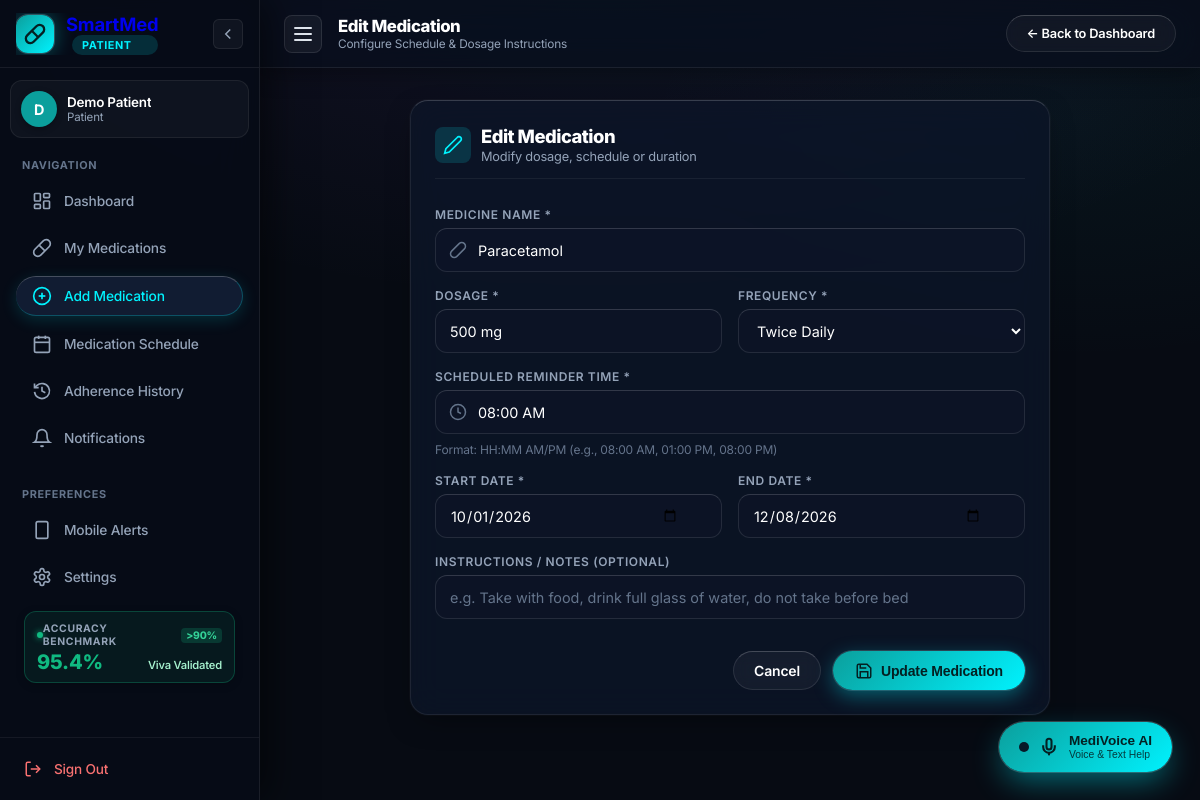
The page /medications/edit/1 (signed in) on the database as committed earlier.
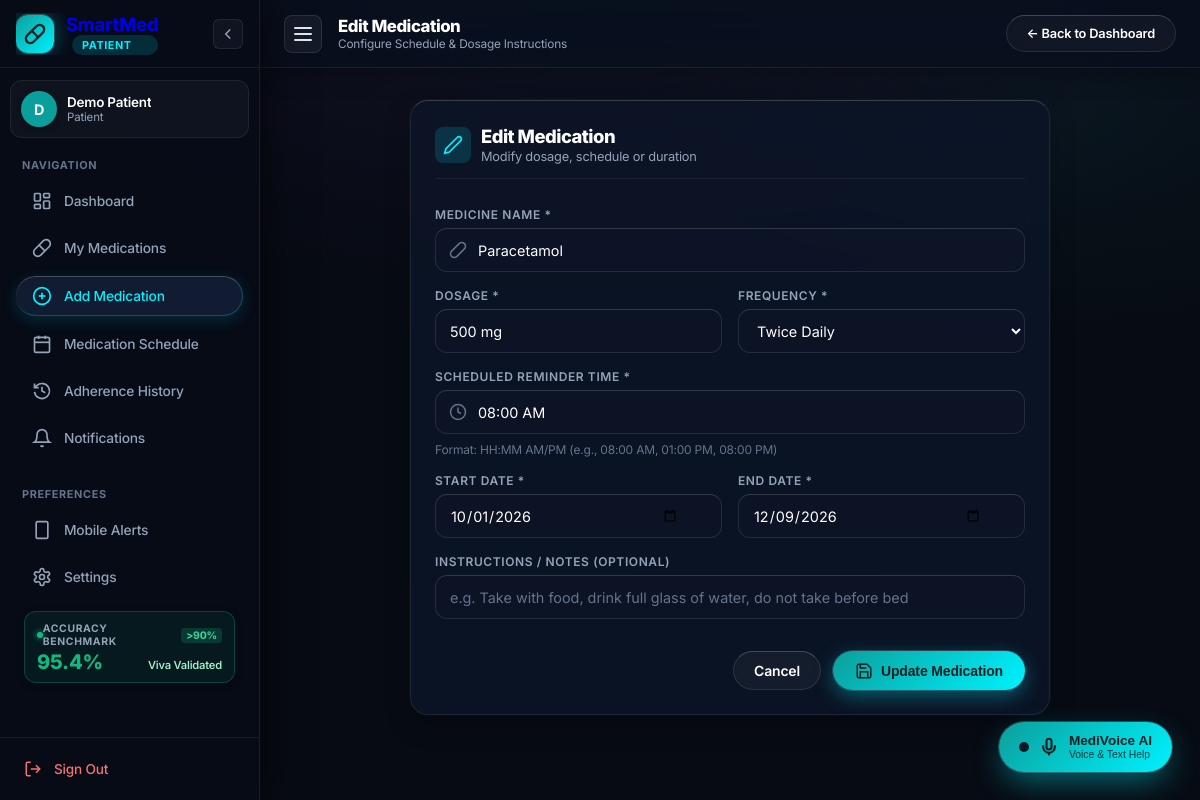
The same page on the database as committed later.
### tables this page shows
CREATE TABLE medications (
            id INTEGER PRIMARY KEY AUTOINCREMENT,
            patient_id INTEGER NOT NULL,
            medicine_name TEXT NOT NULL,
            dosage TEXT NOT NULL,
            frequency TEXT NOT NULL,
            scheduled_time TEXT NOT NULL,
            start_date TEXT NOT NULL,
            end_date TEXT NOT NULL, instructions TEXT DEFAULT '',
            FOREIGN KEY (patient_id) REFERENCES users(id) ON DELETE CASCADE
        );

### app.py (the view, shortened to what this page needs)
@app.route("/medications/edit/<int:med_id>", methods=["GET", "POST"])
def edit_medication(med_id):
    if "user_id" not in session:
        return redirect(url_for("login"))
    patient_id = session["user_id"]
    conn = get_db()
    cursor = conn.cursor()
    cursor.execute("SELECT * FROM medications WHERE id = ? AND patient_id = ?", (med_id, patient_id))
    medication = cursor.fetchone()
    if not medication:
        conn.close()
        flash("Medication not found or unauthorized.", "error")
        return redirect(url_for("patient_dashboard"))
    conn.close()
    return render_template("add_medicine.html", medication=medication, is_edit=True)

### app.py (called while the page is built)
def get_db():
    conn = sqlite3.connect(DATABASE_PATH)
    conn.row_factory = sqlite3.Row
    return conn

    def __call__(self, environ, start_response):
        path_info = environ.get('PATH_INFO', '')
        if path_info.startswith('/api/index'):
            subpath = path_info[len('/api/index'):]
            if not subpath or subpath == '/':
                environ['PATH_INFO'] = '/'
            else:
                environ['PATH_INFO'] = subpath if subpath.startswith('/') else ('/' + subpath)
        return self.wsgi_app(environ, start_response)

### templates/add_medicine.html (shortened to what the changed rows need)
<!DOCTYPE html>
<html lang="en">
<head>
  <link rel="stylesheet" href="{{ url_for('static', filename='css/style.css') }}">
</head>
<body class="app-layout">
  {% set active_page = 'add_medication' %}
  <div class="app-main-wrapper">
    <header class="app-topbar">
      <div class="topbar-left">
        <div class="topbar-page-info">
          <h2 class="topbar-title">{{ 'Edit Medication' if is_edit else 'Add New Prescription' }}</h2>
        </div>
      </div>
    </header>
    <main class="main-content">
    <div class="form-card section-card">
      <div class="section-header">
        <div class="section-title-box">
          <div>
            <h2 class="section-title">{{ 'Edit Medication' if is_edit else 'Add New Medication' }}</h2>
          </div>
        </div>
      </div>
      <form action="{{ url_for('edit_medication', med_id=medication.id) if is_edit else url_for('add_medication') }}" method="POST" class="auth-form" style="margin-top:10px;">
        <div class="form-group">
          <div class="input-container">
            <svg class="input-icon-left" viewBox="0 0 24 24" fill="none" stroke="currentColor" stroke-width="2">
              <path d="m10.5 20.5 10-10a4.95 4.95 0 1 0-7-7l-10 10a4.95 4.95 0 1 0 7 7Z"/>
            </svg>
            <input type="text" id="medicine_name" name="medicine_name" class="auth-input" placeholder="e.g. Paracetamol, Amoxicillin, Metformin"
                   value="{{ medication.medicine_name if medication else (form_data.medicine_name if form_data else '') }}" required>
          </div>
        </div>
        <div class="form-grid-2">
          <div class="form-group">
            <div class="input-container">
              <input type="text" id="dosage" name="dosage" class="auth-input no-left-icon" placeholder="e.g. 500 mg, 1 Tablet, 10 ml"
                     value="{{ medication.dosage if medication else (form_data.dosage if form_data else '') }}" required>
            </div>
          </div>
          <div class="form-group">
            <div class="input-container">
              <select id="frequency" name="frequency" class="auth-input no-left-icon" style="background:var(--input-bg); color:var(--text-main);" required>
                {% set curr_freq = medication.frequency if medication else (form_data.frequency if form_data else 'Once Daily') %}
                <option value="Twice Daily" {% if curr_freq == 'Twice Daily' %}selected{% endif %}>Twice Daily</option>
              </select>
            </div>
          </div>
        </div>
        <div class="form-group">
          <div class="input-container">
            <svg class="input-icon-left" viewBox="0 0 24 24" fill="none" stroke="currentColor" stroke-width="2">
              <circle cx="12" cy="12" r="10"/><polyline points="12 6 12 12 16 14"/>
            </svg>
            <input type="text" id="scheduled_time" name="scheduled_time" class="auth-input" placeholder="e.g. 08:00 AM or 01:00 PM"
                   value="{{ medication.scheduled_time if medication else (form_data.scheduled_time if form_data else '08:00 AM') }}" required>
          </div>
        </div>
        <div class="form-grid-2">
          <div class="form-group">
            <div class="input-container">
              <input type="date" id="start_date" name="start_date" class="auth-input no-left-icon"
                     value="{{ medication.start_date if medication else (form_data.start_date if form_data else default_start) }}" required>
            </div>
          </div>
          <div class="form-group">
            <div class="input-container">
              <input type="date" id="end_date" name="end_date" class="auth-input no-left-icon"
                     value="{{ medication.end_date if medication else (form_data.end_date if form_data else default_end) }}" required>
            </div>
          </div>
        </div>
      </form>
    </div>
  </main>
  </div>
</body>
</html>

Rows that differ between the two databases and show on the page:
changed medications "Paracetamol": end_date "12/08/2026" → "12/09/2026"
